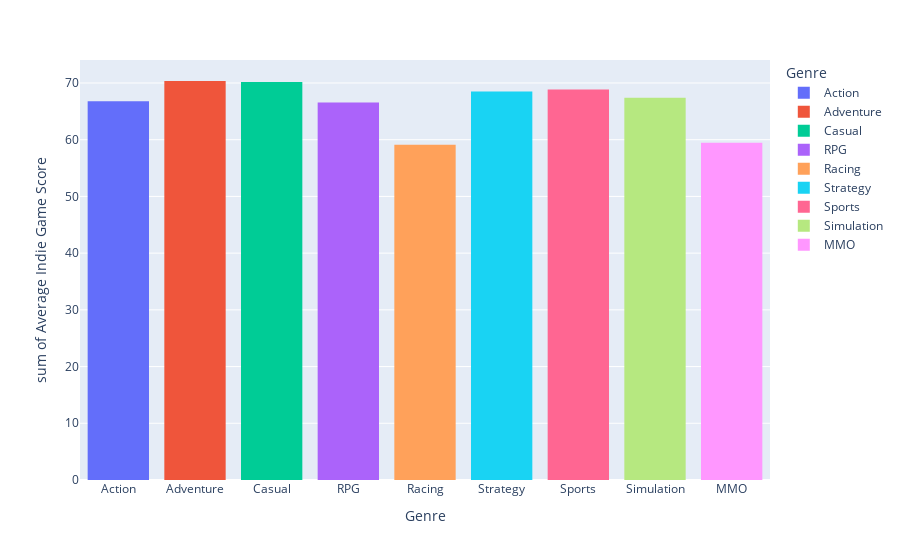

The notebook cell this image was saved under:
### Code cell
IR_data = {'Genre': Genre_list, 'Average Indie Game Score': IR_list}
IR_df = pd.DataFrame(IR_data)
IR_hist = px.histogram(IR_df, x='Genre', y='Average Indie Game Score', color='Genre')
IR_hist.show()
print("The Average Indie Game Score per genre on the Steam Store are as follows: \n \n Action: {} \n Adventure: {} \n Casual: {} \n RPG: {} \n Racing: {} \n Strategy: {} \n Sports: {} \n Simulation: {} \n MMO: {}".format(IR_Action, IR_Adventure, IR_Casual, IR_RPG, IR_Racing, IR_Strategy, IR_Sports, IR_Simulation, IR_MMO))

### Figure 1 — Plotly figure (JSON) as saved in the notebook; plotly's stock layout.template omitted (floating-point values rounded to 4 significant figures)
{"data": [{"alignmentgroup": "True", "bingroup": "x", "histfunc": "sum", "hovertemplate": "Genre=%{x}<br>sum of Average Indie Game Score=%{y}<extra></extra>", "legendgroup": "Action", "marker": {"color": "#636efa", "pattern": {"shape": ""}}, "name": "Action", "offsetgroup": "Action", "orientation": "v", "showlegend": true, "type": "histogram", "x": ["Action"], "xaxis": "x", "y": [66.78], "yaxis": "y"}, {"alignmentgroup": "True", "bingroup": "x", "histfunc": "sum", "hovertemplate": "Genre=%{x}<br>sum of Average Indie Game Score=%{y}<extra></extra>", "legendgroup": "Adventure", "marker": {"color": "#EF553B", "pattern": {"shape": ""}}, "name": "Adventure", "offsetgroup": "Adventure", "orientation": "v", "showlegend": true, "type": "histogram", "x": ["Adventure"], "xaxis": "x", "y": [70.35], "yaxis": "y"}, {"alignmentgroup": "True", "bingroup": "x", "histfunc": "sum", "hovertemplate": "Genre=%{x}<br>sum of Average Indie Game Score=%{y}<extra></extra>", "legendgroup": "Casual", "marker": {"color": "#00cc96", "pattern": {"shape": ""}}, "name": "Casual", "offsetgroup": "Casual", "orientation": "v", "showlegend": true, "type": "histogram", "x": ["Casual"], "xaxis": "x", "y": [70.16], "yaxis": "y"}, {"alignmentgroup": "True", "bingroup": "x", "histfunc": "sum", "hovertemplate": "Genre=%{x}<br>sum of Average Indie Game Score=%{y}<extra></extra>", "legendgroup": "RPG", "marker": {"color": "#ab63fa", "pattern": {"shape": ""}}, "name": "RPG", "offsetgroup": "RPG", "orientation": "v", "showlegend": true, "type": "histogram", "x": ["RPG"], "xaxis": "x", "y": [66.55], "yaxis": "y"}, {"alignmentgroup": "True", "bingroup": "x", "histfunc": "sum", "hovertemplate": "Genre=%{x}<br>sum of Average Indie Game Score=%{y}<extra></extra>", "legendgroup": "Racing", "marker": {"color": "#FFA15A", "pattern": {"shape": ""}}, "name": "Racing", "offsetgroup": "Racing", "orientation": "v", "showlegend": true, "type": "histogram", "x": ["Racing"], "xaxis": "x", "y": [59.13], "yaxis": "y"}, {"alignmentgroup": "True", "bingroup": "x", "histfunc": "sum", "hovertemplate": "Genre=%{x}<br>sum of Average Indie Game Score=%{y}<extra></extra>", "legendgroup": "Strategy", "marker": {"color": "#19d3f3", "pattern": {"shape": ""}}, "name": "Strategy", "offsetgroup": "Strategy", "orientation": "v", "showlegend": true, "type": "histogram", "x": ["Strategy"], "xaxis": "x", "y": [68.51], "yaxis": "y"}, {"alignmentgroup": "True", "bingroup": "x", "histfunc": "sum", "hovertemplate": "Genre=%{x}<br>sum of Average Indie Game Score=%{y}<extra></extra>", "legendgroup": "Sports", "marker": {"color": "#FF6692", "pattern": {"shape": ""}}, "name": "Sports", "offsetgroup": "Sports", "orientation": "v", "showlegend": true, "type": "histogram", "x": ["Sports"], "xaxis": "x", "y": [68.87], "yaxis": "y"}, {"alignmentgroup": "True", "bingroup": "x", "histfunc": "sum", "hovertemplate": "Genre=%{x}<br>sum of Average Indie Game Score=%{y}<extra></extra>", "legendgroup": "Simulation", "marker": {"color": "#B6E880", "pattern": {"shape": ""}}, "name": "Simulation", "offsetgroup": "Simulation", "orientation": "v", "showlegend": true, "type": "histogram", "x": ["Simulation"], "xaxis": "x", "y": [67.38], "yaxis": "y"}, {"alignmentgroup": "True", "bingroup": "x", "histfunc": "sum", "hovertemplate": "Genre=%{x}<br>sum of Average Indie Game Score=%{y}<extra></extra>", "legendgroup": "MMO", "marker": {"color": "#FF97FF", "pattern": {"shape": ""}}, "name": "MMO", "offsetgroup": "MMO", "orientation": "v", "showlegend": true, "type": "histogram", "x": ["MMO"], "xaxis": "x", "y": [59.47], "yaxis": "y"}], "layout": {"barmode": "relative", "legend": {"title": {"text": "Genre"}, "tracegroupgap": 0}, "margin": {"t": 60}, "xaxis": {"anchor": "y", "categoryarray": ["Action", "Adventure", "Casual", "RPG", "Racing", "Strategy", "Sports", "Simulation", "MMO"], "categoryorder": "array", "domain": [0, 1], "title": {"text": "Genre"}}, "yaxis": {"anchor": "x", "domain": [0, 1], "title": {"text": "sum of Average Indie Game Score"}}}}
